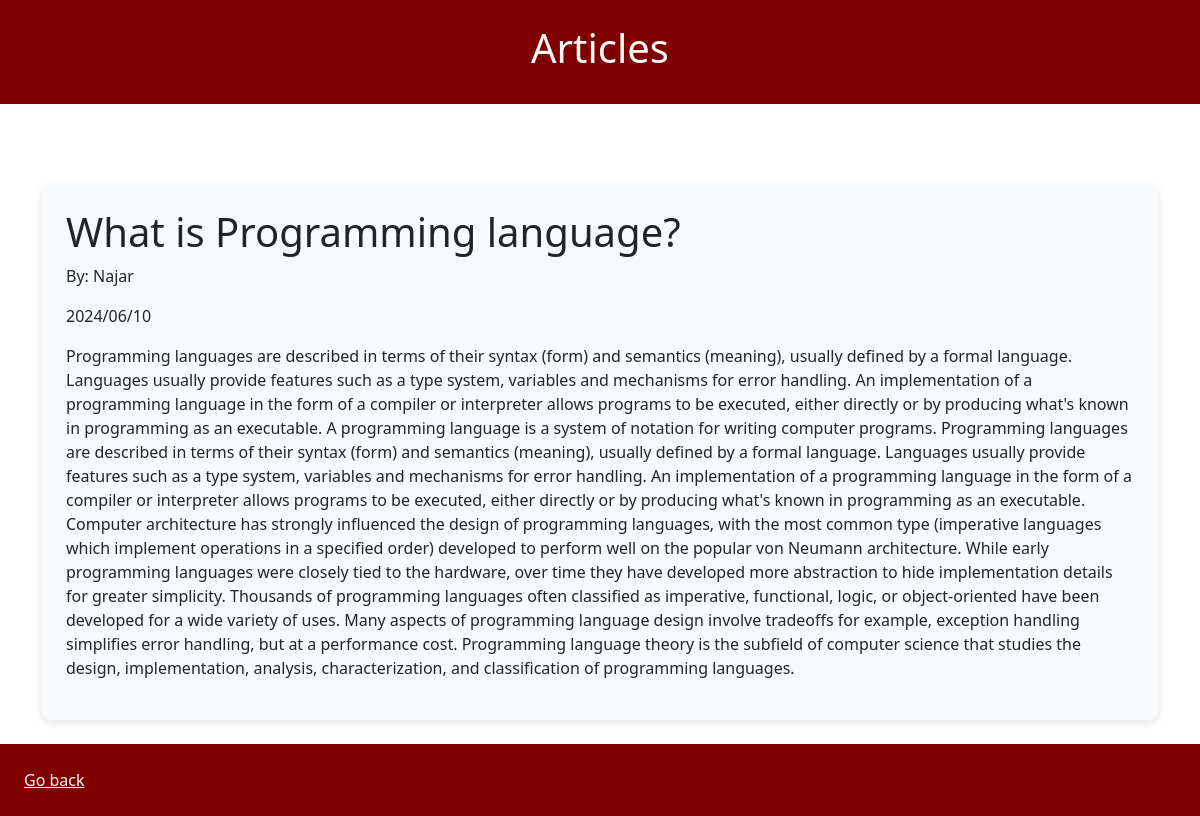
Page /view.php?id=1 on the committed database.
### tables this page shows
CREATE TABLE `posts` (
  `id` int(11) NOT NULL,
  `date` varchar(255) NOT NULL,
  `title` varchar(255) NOT NULL,
  `author` varchar(255) NOT NULL,
  `summary` text NOT NULL,
  `content` mediumtext NOT NULL
);

### view.php (the view, shortened to what this page needs)
<!DOCTYPE html>
<html lang="en">
<head>
    <link rel="stylesheet" href="https://cdn.jsdelivr.net/npm/bootstrap@5.2.3/dist/css/bootstrap.min.css">
</head>
<body>
    <header class="p-4 header text-center">
        <h1><a href="index.php" class="text-light text-decoration-none">Articles</a></h1>
    </header>
    <div class="post-list">
        <div class="container">
            <?php
                $id = $_GET['id'];
                if ($id) {
                    $pdo = new PDO("mysql:host=localhost;dbname=cms", "root", "");
                    $pdo->setAttribute(PDO::ATTR_ERRMODE, PDO::ERRMODE_EXCEPTION);
                    $sqlSelect = "SELECT * FROM posts WHERE id = :id";
                    $stmt = $pdo->prepare($sqlSelect);
                    $stmt->bindParam(':id', $id);
                    $stmt->execute();
                    $post = $stmt->fetch(PDO::FETCH_ASSOC);
                    if ($post) {
            ?>
                <div class="post bg-light p-4 mt-5">
                    <h1><?php echo htmlspecialchars($post['title']); ?></h1>
                    <p>By: <?php echo htmlspecialchars($post['author']); ?></p>
                    <p><?php echo htmlspecialchars($post['date']); ?></p>
                    <p><?php echo htmlspecialchars($post['content']); ?></p>
                </div>
            <?php
                    } else {
                        echo "No post found";
                    }
                } else {
                    echo "No post ID provided";
                }
            ?>
        </div>
    </div>
    <div class="footer p-4 mt-4">
        <a href="index.php" class="text-light">Go back</a>
    </div>
</body>
</html>

### view.php (style rules this page uses)
.header { background-color: maroon; color: white; }
.post-list { margin-top: 5rem; }
.post { background-color: #f8f9fa; padding: 1.5rem; border-radius: 0.5rem; box-shadow: 0 0.2rem 0.5rem rgba(0, 0, 0, 0.1); }
.footer { background-color: maroon; color: white; }

### rows in the picture
posts: title "What is Programming language?", author "Najar", date "2024/06/10", content "Programming languages are described in terms of their syntax (form) and semantics (meaning), usually defined by a formal language. Languages usually provide features such as a type system, variables and mechanisms for error handling. An implementation of a programming language in the form of a compiler or interpreter allows programs to be executed, either directly or by producing what's known in programming as an executable. A programming language is a system of notation for writing computer programs. Programming languages are described in terms of their syntax (form) and semantics (meaning), usually defined by a formal language. Languages usually provide features such as a type system,…"
